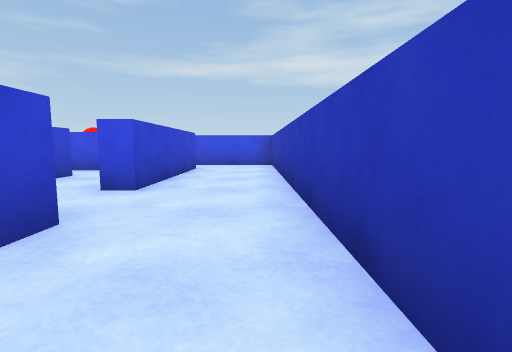
View 1 (above)

15 first-person views from a walk through a scene from a Unity 3-D project. The camera is 0.31 m above the floor, tilts 6° down and sees 85° across. The floor is counted in squares, 0.5 m on a side. Each view is taken from the middle of a square. On the plan, view 1 faces up. The plan holds only what a view shows up to about 9 squares ahead; the rest is blank. The place goes on beyond the plan. The player character is not drawn.

View 2
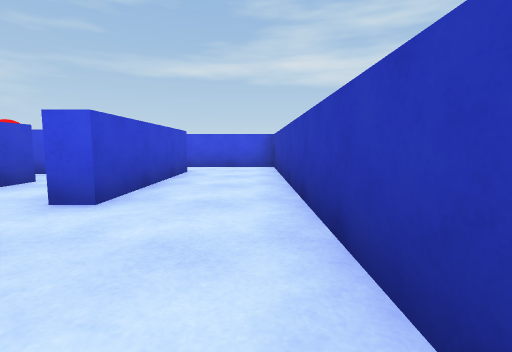

View 3
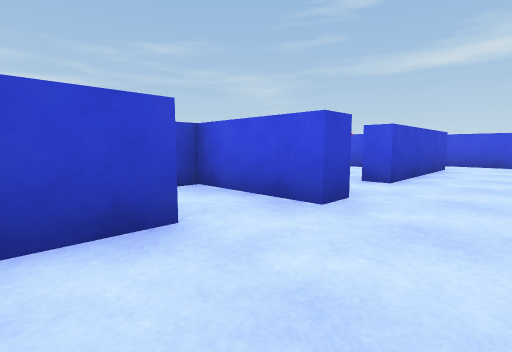

View 4
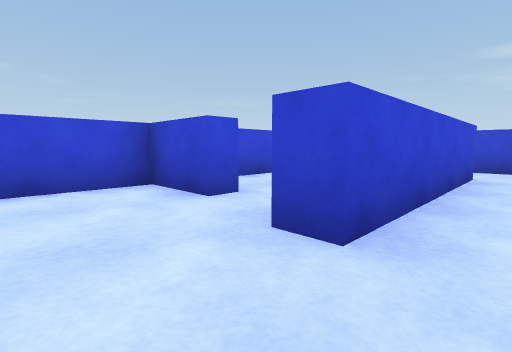

View 5
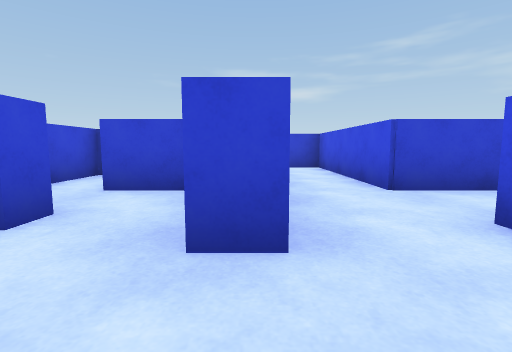

View 6
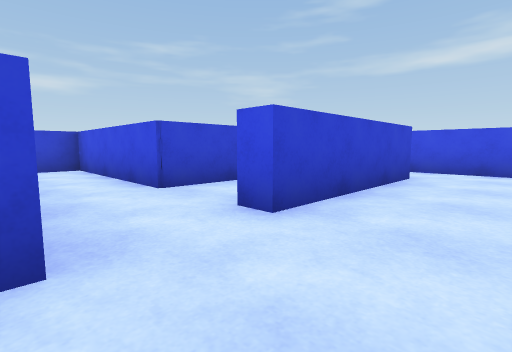

View 7
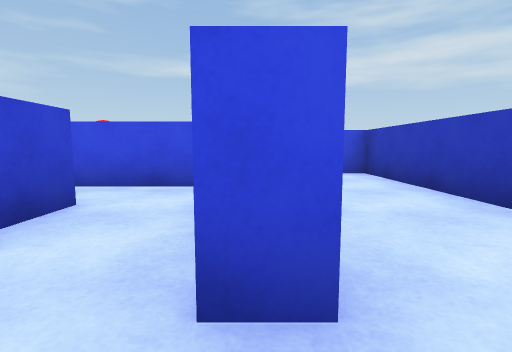

View 8
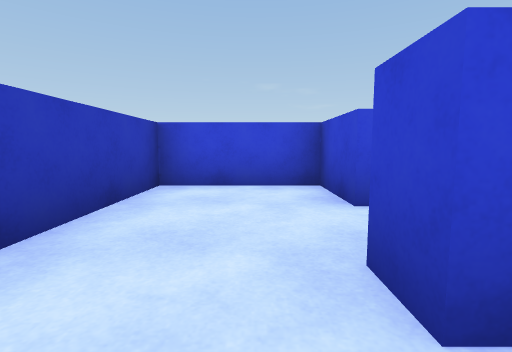

View 9
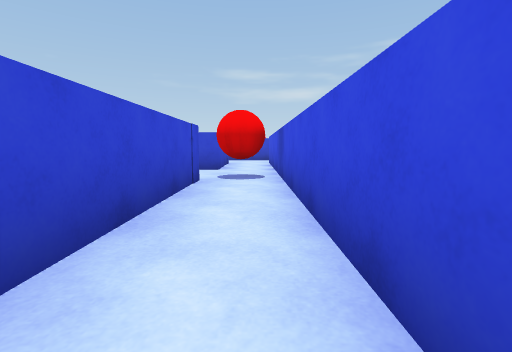

View 10
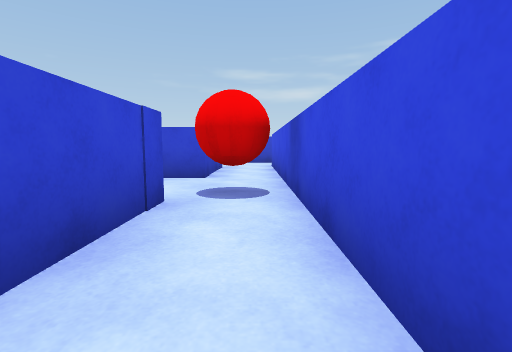

View 11
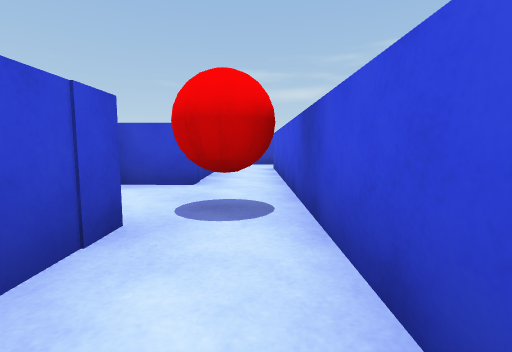

View 12
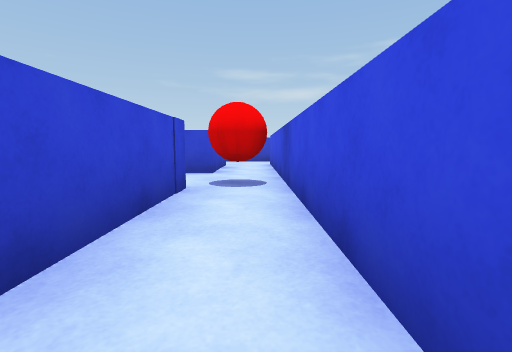

View 13
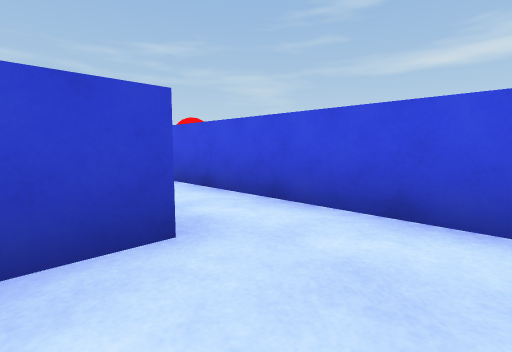

View 14
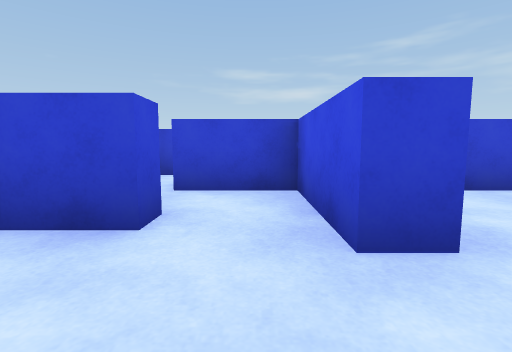

View 15
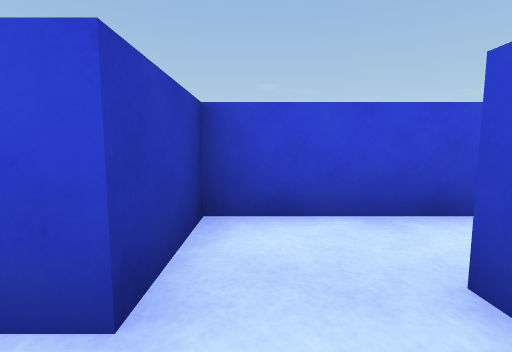

### Floor plan
Points are (right, up) in squares from view 1. A wall is a line through its corners. A room is listed if a view was taken in it or the views show most of it. See-through windows are left out.
Room 1 (views 1, 2, 3, 14)
walls: (-2, 0.1) (-2, -1.4) (0.6, -1.4) (0.6, 1.6)
ways out: opening at (-0.5, 2) to room 2; opening at (-2, 1) to room 4
Room 2 (views 4, 5, 6, 7, 8, 9, 13)
walls: (-1.6, 8) (-1.6, 3.9) (-2.2, 3.9); (-2.6, 2.2) (-1.6, 2.2) (-1.6, 1.6); (0.6, 1.6) (0.6, 9.5) (-1.4, 9.5)
ways out: opening at (-0.5, 2) to room 1; opening at (-2, 9) to room 3; opening at (-2, 3) to room 5
Room 3 (views 10, 11, 12)
walls: (-6.2, 7.9) (-2, 7.9); (-8.5, 7.9) (-8.5, 6.8); (-1.4, 9.5) (-8.5, 9.5)
ways out: opening at (-2, 9) to room 2; opening at (-9, 9)
objects: ball (-7, 8) to (-6, 9)
Room 4 (view 15)
walls: (-2.5, 0.1) (-2, 0.1); (-1.6, 1.6) (-3.9, 1.6) (-3.9, -0.2)
ways out: opening at (-2, 1) to room 1; opening at (-3, 0) to room 7
Room 5 (no view inside)
walls: (-6.6, 2.2) (-2.6, 2.2); (-3.9, 6) (-3.9, 3.9) (-8.3, 3.9) (-8.3, 1.9); (-2.9, 7.3) (-5.1, 7.3)
ways out: opening at (-2, 3) to room 2; opening at (-7, 1.5)
Room 6 (no view inside)
walls: (-6.1, -0.8) (-6.1, -1.4) (-3.5, -1.4)
ways out: opening at (-4, -1) to room 7
Room 7 (no view inside)
walls: (-3.5, -1.4) (-2.5, -1.4) (-2.5, 0.1)
ways out: opening at (-3, 0) to room 4; opening at (-4, -1) to room 6

Where each view was taken, in squares from view 1:
view 1: 0 up, 0 right, facing up
view 2: 1 up, 0 right, facing up
view 3: 1 down, 0 right, facing up-left
view 4: 3 up, 0 right, facing down-left
view 5: 2 up, 0 right, facing left
view 6: 2 up, 0 right, facing up-left
view 7: 3 up, 2 left, facing up
view 8: 3 up, 1 left, facing down
view 9: 9 up, 1 left, facing left
view 10: 9 up, 3 left, facing left
view 11: 9 up, 4 left, facing left
view 12: 9 up, 2 left, facing left
view 13: 7 up, 0 right, facing up-left
view 14: 1 up, 0 right, facing left
view 15: 1 up, 3 left, facing down
